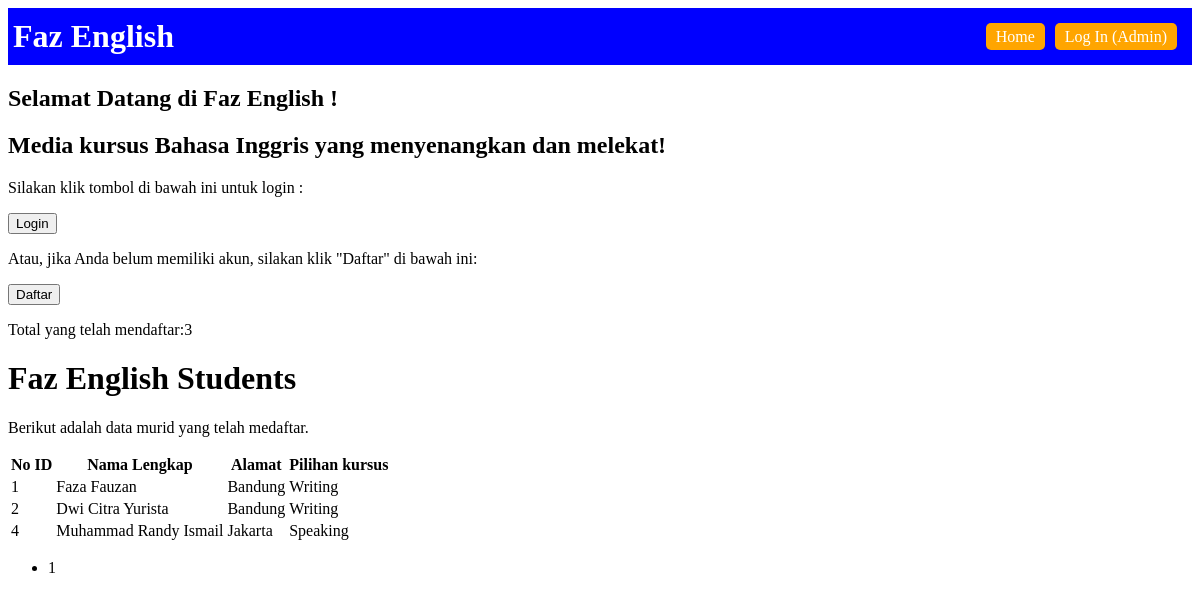
The page / on the database its author committed.
### tables this page shows
CREATE TABLE `daftar_akun` (
  `id_akun` int(11) NOT NULL AUTO_INCREMENT,
  `nama_akun` varchar(255) NOT NULL,
  `username` varchar(255) NOT NULL,
  `alamat` varchar(255) NOT NULL,
  `email` varchar(255) NOT NULL,
  `tanggal_lahir` date NOT NULL,
  `password` varchar(255) NOT NULL,
  `pilihan_kursus` varchar(50) NOT NULL,
  PRIMARY KEY (`id_akun`)
);

### index.php (the view, shortened to what this page needs)
<!DOCTYPE html>
<html>
<head>
    <link rel="stylesheet" type="text/css" href="style.css">
</head>
<body>
<div id="app-bar">
  <h1>Faz English</h1>
  <nav>
    <ul class="nav-buttons">
      <li><a href="index.php">Home</a></li>
      <li><a href="login_admin.php">Log In (Admin)</a></li>
    </ul>
  </nav>
</div>
<h2>Selamat Datang di Faz English !</h2>
<h2>Media kursus Bahasa Inggris yang menyenangkan dan melekat!</h2>
    <p>Silakan klik tombol di bawah ini untuk login :</p>
    <a href="login_akun.php">
        <button type="button">Login</button>
    </a>
    <p>Atau, jika Anda belum memiliki akun, silakan klik "Daftar" di bawah ini:</p>
    <a href="daftar.php">
        <button type="button">Daftar</button>
    </a>
<?php
  $koneksi = mysqli_connect("localhost","root","","tugas");
  $tampil_data = "SELECT * FROM daftar_akun";
  $hitung_data = mysqli_query($koneksi, $tampil_data);
  $jumlah_data = mysqli_num_rows($hitung_data);
echo "<p>Total yang telah mendaftar:";
echo   $jumlah_data;
echo "</p>";
?>
<div class="container">
<h1>Faz English Students</h1>
<p>
Berikut adalah data murid yang telah medaftar.
</p>
</div>
<?php
include "koneksi.php";
$page=isset($_GET['page']) ? htmlspecialchars($_GET['page']) : 1;
$cari_semua=mysqli_query($konek,"select * from daftar_akun");
$jml_data=mysqli_num_rows($cari_semua);
$batas=10;
$jmlpage=ceil($jml_data/$batas);
$posisi=($page-1) * $batas;
if($jml_data>0){
	echo "<table class='container_table'>";
	echo "<tr><th>No ID</th><th>Nama Lengkap</th><th>Alamat</th><th>Pilihan kursus</th></tr>";
	$cari_sebagian=mysqli_query($konek,"select * from daftar_akun limit $posisi, $batas");
	while($data=mysqli_fetch_array($cari_sebagian)){
		echo "<tr>".
"<td>".$data['id_akun']."</td>".
"<td>".$data['nama_akun']."</td>".
"<td>".$data['alamat']."</td>".
"<td>".$data['pilihan_kursus']."</td>".
"</tr>";
		}
	echo "</table>";
}
echo "<div class='container_pagination'>";
echo "<ul class='pagination'>";
	if($page==1){
		for($i=$page-1;
$i<=$page+3;
$i++){
		if($i<1){continue;}
		if($i>$jmlpage){break;}
		if($i == $page){
			echo "<li><span title='$i' class='active'>$i</span></li>";
		}
else{
			echo "<li><a title='$i' href='".$_SERVER['PHP_SELF']."?page=$i'>$i</a></li>";
			}
		}
	}
	echo "</ul>";
	echo "</div>";
?>
</body>
</html>

### style.css (style rules this page uses)
#app-bar { background-color: blue; color: white; display: flex; justify-content: space-between; align-items: center; padding: 10px 5px; }
#app-bar h1 { margin: 0; }
.nav-buttons { display: flex; list-style: none; margin: 0; padding: 0; }
.nav-buttons li { margin-right: 10px; }
.nav-buttons a { text-decoration: none; background-color: orange; color: white; padding: 5px 10px; border-radius: 5px; }

### rows shown on the page
daftar_akun: id_akun "1", nama_akun "Faza Fauzan", alamat "Bandung", pilihan_kursus "Writing"
daftar_akun: id_akun "2", nama_akun "Dwi Citra Yurista", alamat "Bandung", pilihan_kursus "Writing"
daftar_akun: id_akun "4", nama_akun "Muhammad Randy Ismail", alamat "Jakarta", pilihan_kursus "Speaking"

### other values the page prints
$jumlah_data "3"
